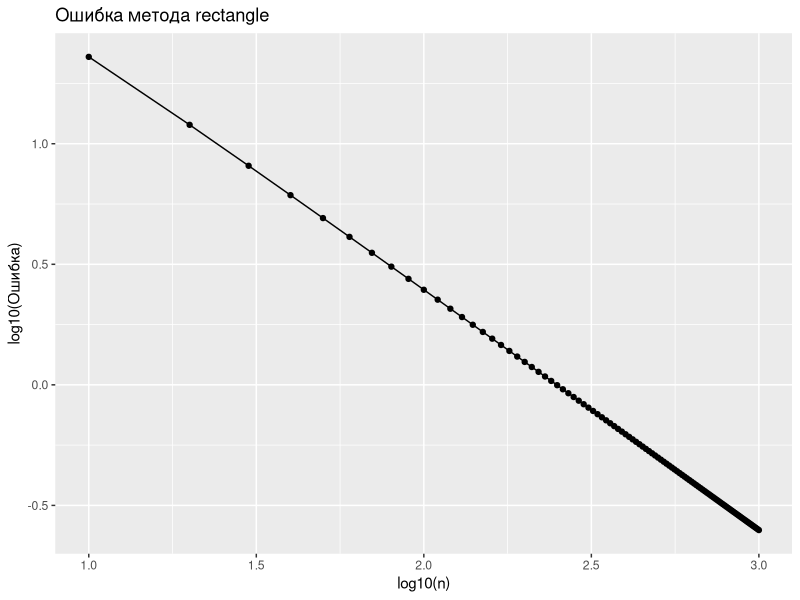

Here is the R script that generated this plot:
# 5.1 Функция вычисления интеграла методом прямоугольников для дискретных данных
integrRectangleDiscrete <- function(x, y) {
  if (length(x) != length(y)) {
    return("Ошибка: массивы разной длины")
  }
  n <- length(x)
  integral <- sum(diff(x) * head(y, -1))
  return(integral)
}

# 5.2 Функция вычисления интеграла методом трапеций для дискретных данных
integrTrapezoidalDiscrete <- function(x, y) {
  if (length(x) != length(y)) {
    return("Ошибка: массивы разной длины")
  }
  integral <- sum(diff(x) * (head(y, -1) + tail(y, -1)) / 2)
  return(integral)
}

# 5.3 Функция интегрирования методом прямоугольников
integrRectangle <- function(f, a, b, n) {
  x <- seq(a, b, length.out = n + 1)
  dx <- diff(x)
  integral <- sum(dx * f(head(x, -1)))
  return(integral)
}

# 5.4 Функция интегрирования методом трапеций
integrTrapezoidal <- function(f, a, b, n) {
  x <- seq(a, b, length.out = n + 1)
  y <- f(x)
  integral <- sum(diff(x) * (head(y, -1) + tail(y, -1)) / 2)
  return(integral)
}
# 5 
# Функция вычисления относительной ошибки
error <- function(numeric, analytic) {
  return(abs((numeric - analytic) / analytic) * 100)
}

# 5.5 Визуализация ошибки интегрирования
library(ggplot2)
plotError <- function(f, F, a, b, n_values, method) {
  analytic_value <- F(b) - F(a)
  errors <- sapply(n_values, function(n) {
    numeric_value <- if (method == "rectangle") {
      integrRectangle(f, a, b, n)
    } else {
      integrTrapezoidal(f, a, b, n)
    }
    error(numeric_value, analytic_value)
  })
  df <- data.frame(n = n_values, error = errors)
  ggplot(df, aes(x = log10(n), y = log10(error))) +
    geom_line() +
    geom_point() +
    labs(title = paste("Ошибка метода", method), x = "log10(n)", y = "log10(Ошибка)")
}

# Построение графиков для заданных функций
n_values <- seq(10, 1000, by = 10)
plotError(function(x) exp(x), function(x) exp(x), 5, 10, n_values, "rectangle")
# plotError(function(x) exp(x), function(x) exp(x), 5, 10, n_values, "trapezoidal")
# plotError(function(x) sin(x), function(x) -cos(x), 0, 3 * pi, n_values, "rectangle")
# plotError(function(x) sin(x), function(x) -cos(x), 0, 3 * pi, n_values, "trapezoidal")
# plotError(function(x) sin(99 * x), function(x) -cos(99 * x) / 99, 0, pi, n_values, "rectangle")
# plotError(function(x) sin(99 * x), function(x) -cos(99 * x) / 99, 0, pi, n_values, "trapezoidal")
# plotError(function(x) x^2, function(x) x^3 / 3, 0, 10, n_values, "rectangle")
# plotError(function(x) x^2, function(x) x^3 / 3, 0, 10, n_values, "trapezoidal")
